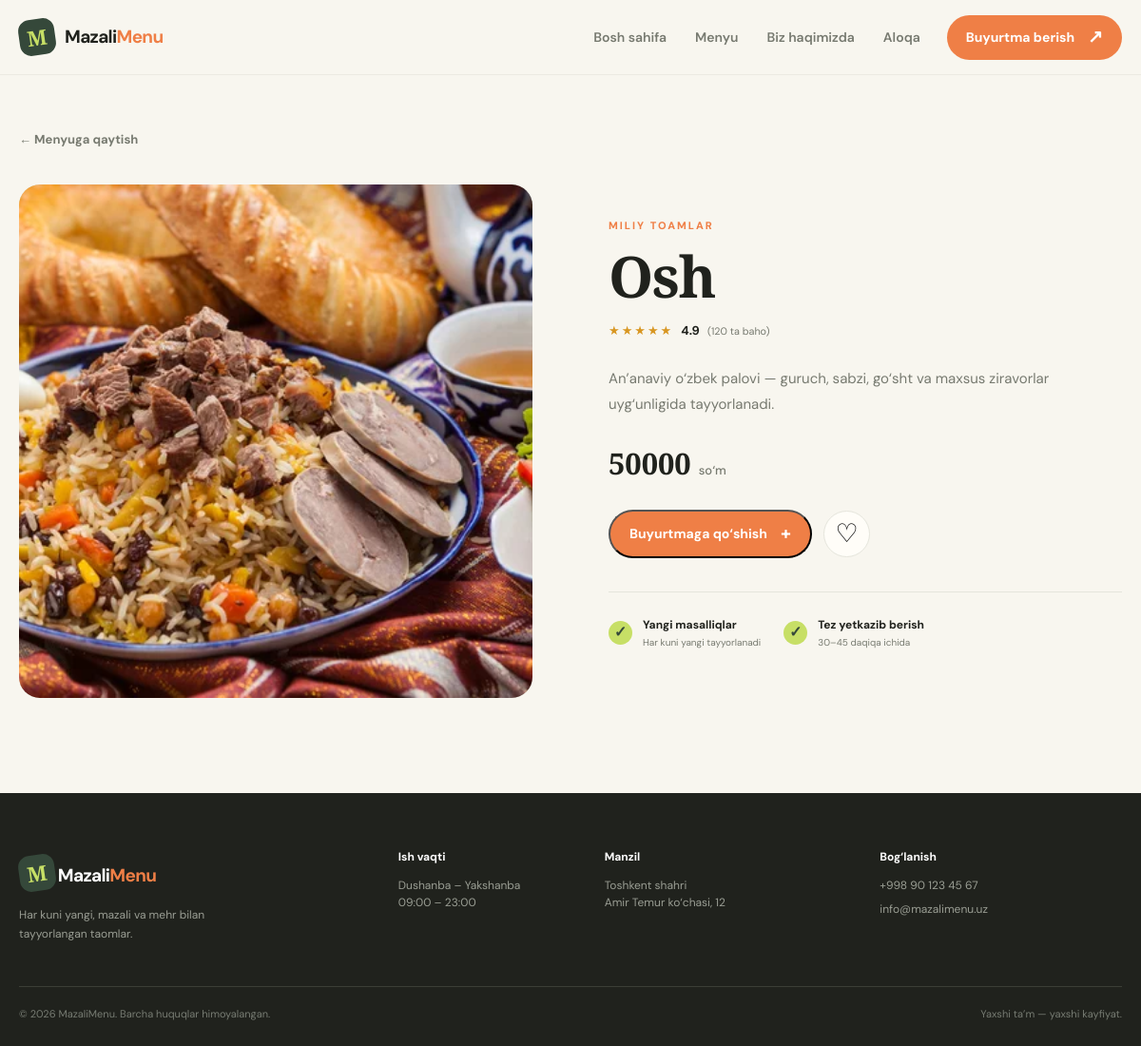
Page /menu/1/ on the committed database.
### menu/models.py (models this page shows, shortened)
class food(models.Model):
    name = models.CharField(max_length=100)
    description = models.TextField()
    image = models.ImageField(upload_to='foods/',blank=True,null=True)
    price = models.DecimalField(max_digits=10, decimal_places=0)
    category = models.ForeignKey(Category, on_delete=models.CASCADE)

class Category(models.Model):
    name = models.CharField(max_length=100)

### menu/views.py (the view)
# urls.py: path('menu/<int:pk>/', views.food_detail, name='food_detail'),
def food_detail(request, pk):
    food_item = get_object_or_404(food, pk=pk)
    context = {
        'food': food_item,
    }
    return render(request, 'food_detail.html', context)

### templates/food_detail.html (shortened to what this page needs)
{% extends 'base.html' %}
{% load static %}
{% block content %}
<section class="detail-section">
    <div class="container">
        <a href="{% url 'menu' %}" class="back-link">← Menyuga qaytish</a>
        <div class="detail-grid">
            <div class="detail-image-wrap">
                {% if food.image %}
                    <img src="{{ food.image.url }}" alt="{{ food.name }}" class="detail-image">
                {% else %}
                    <div class="detail-image detail-placeholder">🍽️</div>
                {% endif %}
            </div>
            <div class="detail-content">
                <p class="eyebrow">{{ food.category.name }}</p>
                <h1>{{ food.name }}</h1>
                <div class="detail-rating"><span>★★★★★</span> <b>4.9</b> <small>(120 ta baho)</small></div>
                {% if food.description %}<p class="detail-description">{{ food.description }}</p>{% endif %}
                <div class="detail-price">{{ food.price }} <span>so‘m</span></div>
                <div class="detail-actions"><button type="button" class="button button-primary add-to-order">Buyurtmaga qo‘shish <span>+</span></button><button type="button" class="heart-button" aria-label="Sevimlilarga qo‘shish">♡</button></div>
                <div class="detail-benefits"><div><span>✓</span><p><strong>Yangi masalliqlar</strong><small>Har kuni yangi tayyorlanadi</small></p></div><div><span>✓</span><p><strong>Tez yetkazib berish</strong><small>30–45 daqiqa ichida</small></p></div></div>
            </div>
        </div>
    </div>
</section>
{% endblock %}

### static/css/style.css (style rules this page uses)
:root { --ink: #20221d; --muted: #777a70; --cream: #f8f6ef; --paper: #fffdf8; --sage: #dce6d3; --green: #35483a; --lime: #c7df66; --orange: #ef7f46; --line: #e5e5dc; --shadow: 0 16px 40px rgba(42, 53, 38, .08); }
* { box-sizing: border-box; margin: 0; padding: 0; }
html { scroll-behavior: smooth; }
body { background: var(--cream); color: var(--ink); font-family: 'DM Sans', sans-serif; line-height: 1.5; }
a { color: inherit; text-decoration: none; }
img { display: block; max-width: 100%; }
button, input { font: inherit; }
.container { width: min(1160px, calc(100% - 40px)); margin: 0 auto; }
.nav-button, .button { align-items: center; border-radius: 999px; display: inline-flex; font-size: 14px; font-weight: 700; gap: 14px; justify-content: center; padding: 13px 20px; transition: .2s ease; }
.nav-button span, .button span { font-size: 19px; line-height: 0; }
.eyebrow { color: var(--orange); font-size: 11px; font-weight: 800; letter-spacing: 2px; margin-bottom: 13px; text-transform: uppercase; }
h1, h2 { font-family: 'Playfair Display', serif; line-height: 1.04; letter-spacing: -1.5px; }
.button-primary { background: var(--orange); color: #fff; }
.detail-section { padding: 55px 0 100px; }
.back-link { color: var(--muted); display: inline-block; font-size: 13px; font-weight: 700; margin-bottom: 37px; }
.detail-grid { align-items: center; display: grid; gap: 80px; grid-template-columns: 1fr 1fr; }
.detail-image-wrap { background: var(--sage); border-radius: 22px; overflow: hidden; }
.detail-image { aspect-ratio: 1 / 1; object-fit: cover; width: 100%; }
.detail-content h1 { font-size: clamp(42px, 5vw, 68px); margin-bottom: 17px; }
.detail-rating { align-items: center; display: flex; font-size: 13px; gap: 8px; margin-bottom: 28px; }
.detail-rating span { color: #d89621; letter-spacing: 2px; }
.detail-rating small { color: var(--muted); }
.detail-description { color: var(--muted); font-size: 15px; line-height: 1.8; margin-bottom: 25px; }
.detail-price { font-family: 'Playfair Display', serif; font-size: 31px; font-weight: 700; margin-bottom: 25px; }
.detail-price span { color: var(--muted); font-family: 'DM Sans', sans-serif; font-size: 13px; font-weight: 500; }
.detail-actions { align-items: center; display: flex; gap: 12px; }
.heart-button { background: var(--paper); border: 1px solid var(--line); border-radius: 50%; cursor: pointer; font-size: 27px; height: 49px; width: 49px; }
.detail-benefits { border-top: 1px solid var(--line); margin-top: 35px; padding-top: 25px; }
.detail-benefits > div { align-items: center; display: inline-flex; gap: 11px; margin: 0 24px 15px 0; }
.detail-benefits > div > span { align-items: center; background: var(--lime); border-radius: 50%; color: var(--green); display: flex; font-weight: 800; height: 25px; justify-content: center; width: 25px; }
.detail-benefits p strong, .detail-benefits p small { display: block; }
.detail-benefits p strong { font-size: 12px; }
.detail-benefits p small { color: var(--muted); font-size: 10px; margin-top: 2px; }

### rows in the picture
food: image (picture), category.name "MILIY TOAMLAR", name "Osh", description "An’anaviy o‘zbek palovi — guruch, sabzi, go‘sht va maxsus ziravorlar uyg‘unligida tayyorlanadi.", price "50000"
